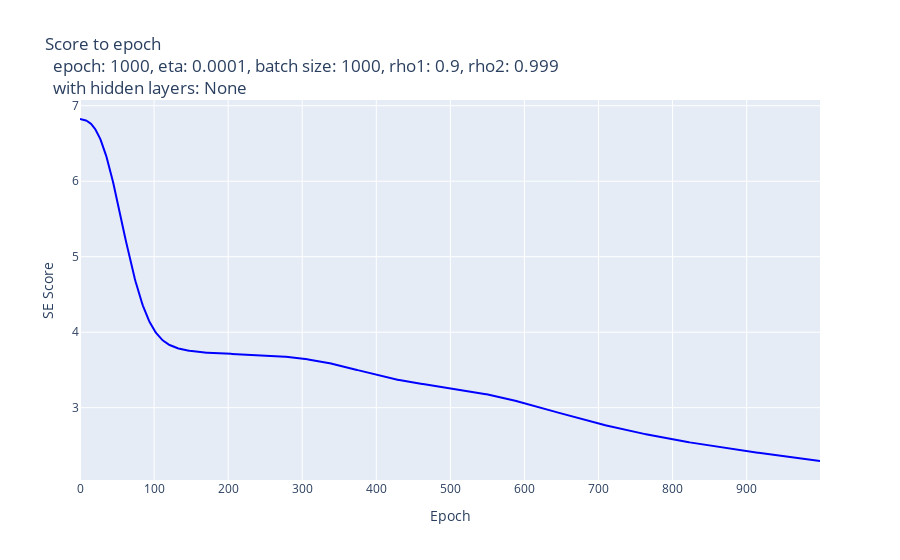

The notebook cell saved with this chart:
### Code cell
util.draw_scores(ls_scores_train,"None",hyperparams,"SE Score")

### Figure 1 — Plotly figure (JSON) as saved in the notebook; plotly's stock layout.template omitted (floating-point values rounded to 4 significant figures; data arrays with more than 128 entries replaced by an {"elided": "..."} marker saying what was removed)
{"data": [{"line": {"color": "blue", "width": 2}, "mode": "lines", "name": "train score", "type": "scatter", "x": {"elided": "1000 int values"}, "y": {"elided": "1000 float values"}}], "layout": {"hovermode": "x unified", "title": {"text": "Score to epoch <br>  epoch: 1000, eta: 0.0001, batch size: 1000, rho1: 0.9, rho2: 0.999 <br>  with hidden layers: None"}, "xaxis": {"title": {"text": "Epoch"}}, "yaxis": {"title": {"text": "SE Score"}}}}
